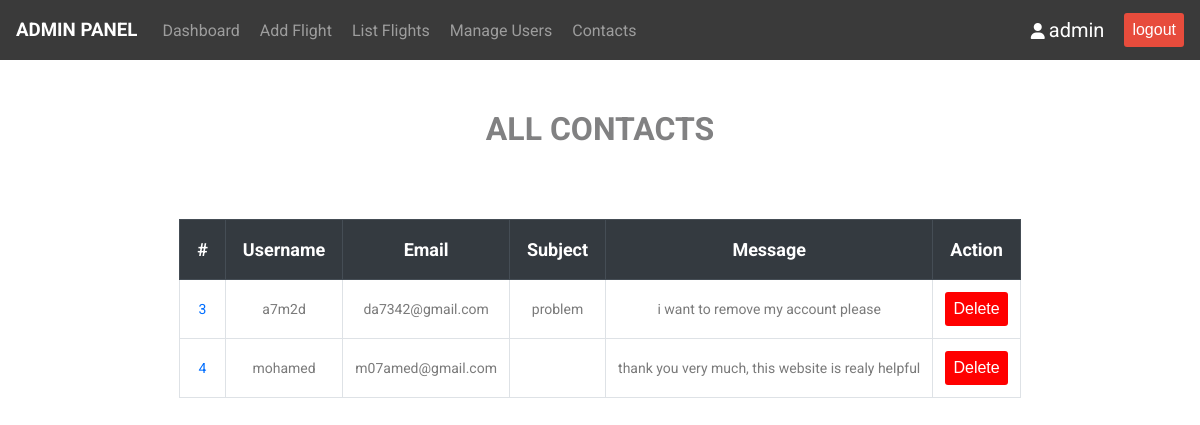
The page /admin/contacts.php on the database its author committed.
### tables this page shows
CREATE TABLE `contact` (
  `contact_id` int(11) NOT NULL,
  `name` varchar(255) NOT NULL,
  `email` varchar(255) NOT NULL,
  `subject` varchar(255) DEFAULT NULL,
  `message` varchar(255) NOT NULL
);

### admin/contacts.php (the view, shortened to what this page needs)
<!DOCTYPE html>
<html lang="en">
<head>
    <link rel="stylesheet" href="../admin styles/allFlights.css">
    <link rel="stylesheet" href="../styles/fontawsome/all.min.css">
</head>
<body>
    <?php include "../includes/admin_nav.php"?>
    <div class="container">
        <h1 style="text-align: center;color: #818182;">ALL CONTACTS</h1>
        <div class="scrollable">
            <table class="table">
                <thead style="background-color: #343a40;color:white;">
                    <tr>
                        <th>#</th>
                        <th>Username</th>
                        <th>Email</th>
                        <th>Subject</th>
                        <th>Message</th>
                        <th>Action</th>
                    </tr>
                </thead>
                <tbody>
                    <?php
                        include_once "../connect.php";
                        $sql = "SELECT * from contact";
                        $result = $conn->query($sql);
                        $nof_rows = $result->num_rows;
                        if($nof_rows > 0){
                            while($row = mysqli_fetch_assoc($result)){
                                echo "
                                <tr>
                                    <td style='color: rgb(0, 110, 255)'>$row[contact_id]</td>
                                    <td>$row[name]</td>
                                    <td>$row[email]</td>
                                    <td>$row[subject]</td>
                                    <td>$row[message]</td>
                                    <td><a href='contacts.php?contact_id=$row[contact_id]'><button>Delete</button></a></td>
                                </tr>
                                ";
                            }
                        }
                    ?>
                </tbody>
            </table>
        </div>
    </div>
</body>
</html>

### admin styles/allFlights.css (style rules this page uses)
html { scroll-behavior: smooth; }
body { margin: 0; font-family: 'DM Sans', sans-serif; font-family: 'Poppins', sans-serif; font-family: 'Roboto', sans-serif; }
.container { width: 90%; margin: 50px auto; }
a { text-decoration: none; color: white; }
button { background-color: red; color: white; outline: none; border: none; padding: 8px; border-radius: 3px; font-size: 16px; cursor: pointer; }
.scrollable { overflow: auto; }
table { border-collapse: collapse; margin: 50px auto 0; text-align: center; }
th { border: 1px solid #454d55; padding: 19px 17px; font-size: 18px; }
td { padding: 12px; border: 1px solid #dee2e6; color: #7a7a7a; font-size: 14px; }

### rows shown on the page
contact: contact_id "3", name "a7m2d", email "da7342@gmail.com", subject "problem", message "i want to remove my account please"
contact: contact_id "4", name "mohamed", email "m07amed@gmail.com", message "thank you very much, this website is realy helpful"
